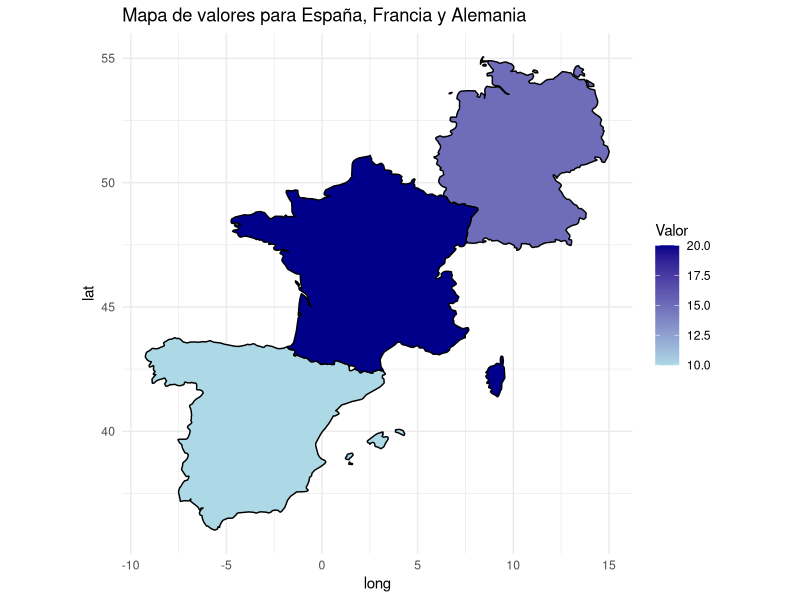

The R source for this figure:

library(ggplot2)
library(maps)
library(dplyr)

# Crear datos de ejemplo (como tu CSV)
datos <- data.frame(
  geography = c("Spain", "France", "Germany"),
  value = c(10, 20, 15)
)

# Obtener datos del mapa mundial
world_map <- map_data("world")

# Filtrar solo los países que nos interesan
europa <- world_map %>% 
  filter(region %in% c("Spain", "France", "Germany"))

# Combinar con nuestros datos
mapa_datos <- europa %>% 
  left_join(datos, by = c("region" = "geography"))

# Crear el mapa de colores
ggplot(mapa_datos, aes(x = long, y = lat, group = group, fill = value)) +
  geom_polygon(color = "black") +
  scale_fill_gradient(low = "lightblue", high = "darkblue") +
  labs(title = "Mapa de valores para España, Francia y Alemania",
       fill = "Valor") +
  theme_minimal() +
  coord_fixed(1.3) # Ajustar relación de aspecto
